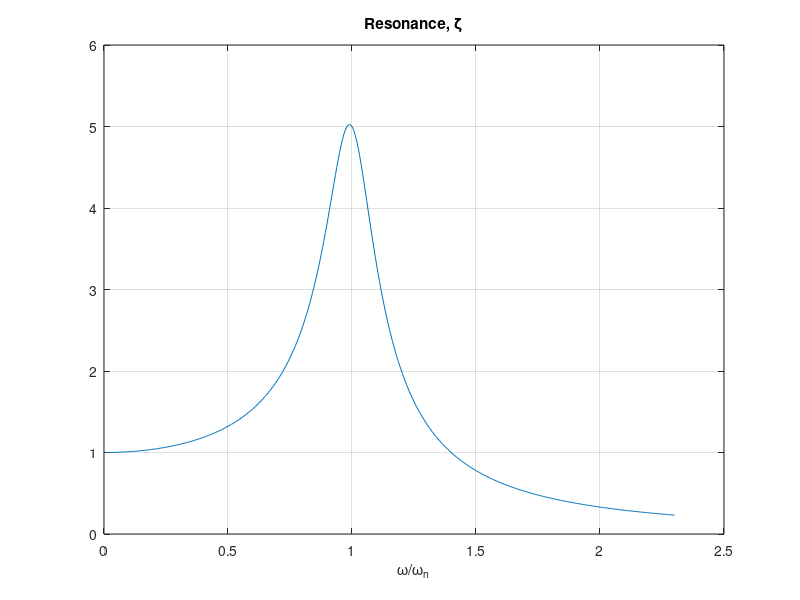

Recreate this plot in MATLAB.
% Резонанс осциллятора
% АЧХ, фаза, добротность

zeta = 0.1;
wn = 2*pi*2;
wr = linspace(0.1, 2.3*wn, 400);
Hr = 1./sqrt((1-(wr./wn).^2).^2 + (2*zeta*wr/wn).^2);
figure;
plot(wr/wn, Hr);
title('Resonance, \zeta'); xlabel('\omega/\omega_n'); grid on;

%{
@play
{
 "title": "Oscillator resonance",
 "groups": [
  {
   "name": "Damping",
   "controls": [
    {
     "var": "zeta",
     "label": "ζ",
     "min": 0.02,
     "max": 0.8,
     "step": 0.02,
     "default": 0.1
    }
   ]
  }
 ]
}
%}
